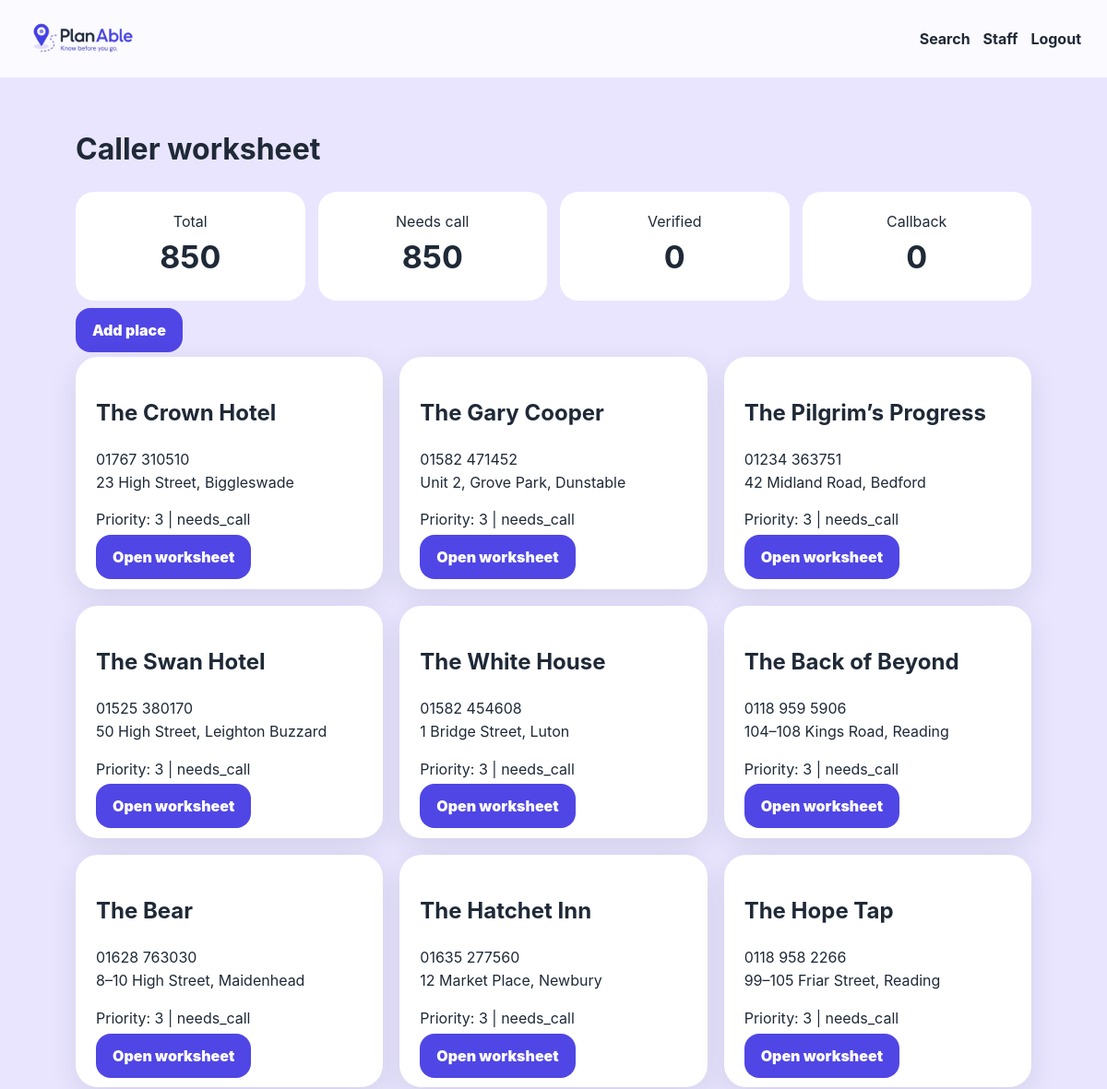
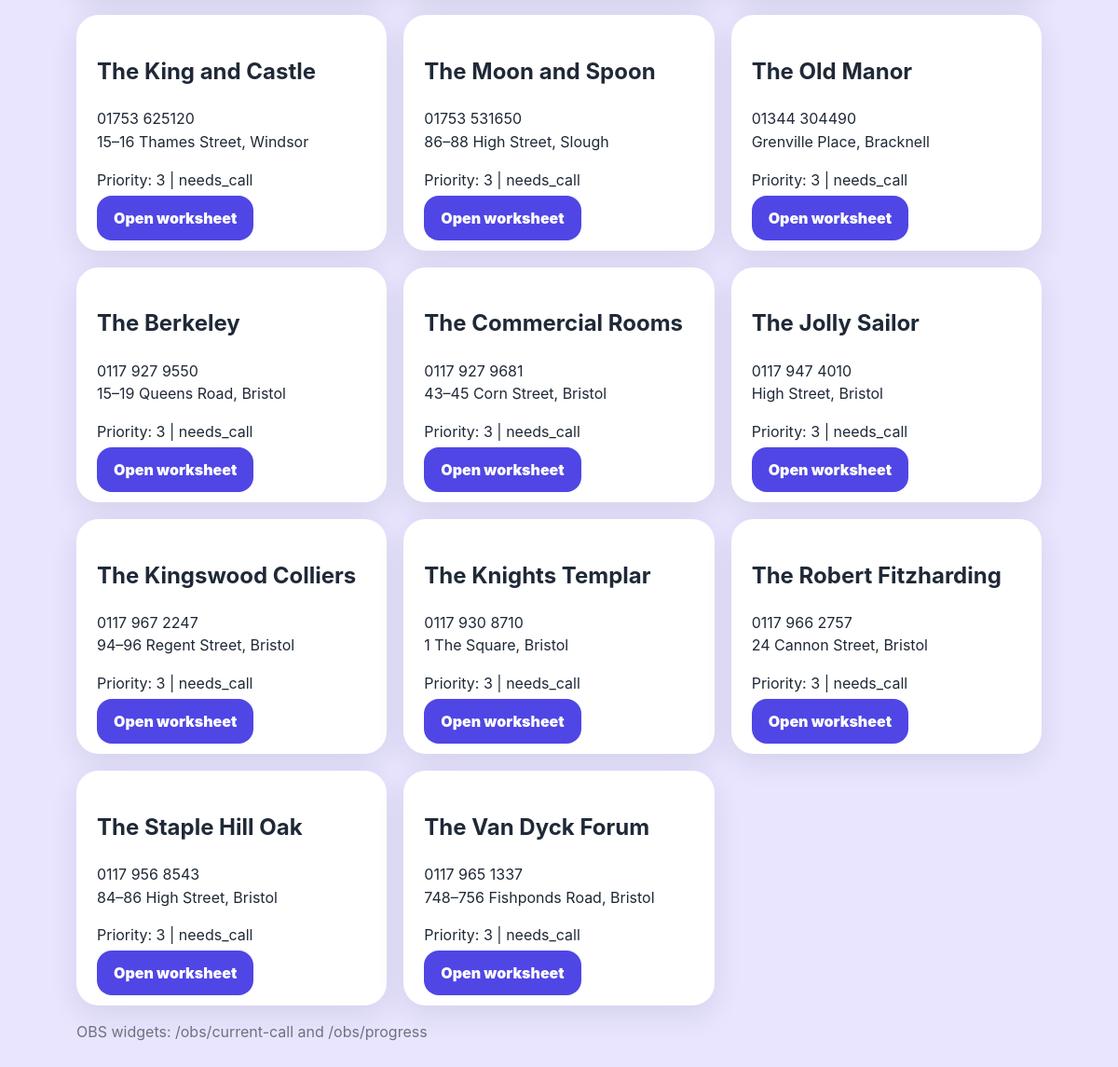
Page /dashboard (signed in) on the committed database (2 pictures, top to bottom).
### app.py (models this page shows)
class Place(db.Model):
    id = db.Column(db.Integer, primary_key=True)
    name = db.Column(db.String(255), nullable=False, index=True)
    slug = db.Column(db.String(300), unique=True, index=True)
    venue_type = db.Column(db.String(80), default="pub")
    phone = db.Column(db.String(80))
    website = db.Column(db.String(255))
    address1 = db.Column(db.String(255))
    town = db.Column(db.String(120), index=True)
    county = db.Column(db.String(120), index=True)
    postcode = db.Column(db.String(30), index=True)
    priority = db.Column(db.Integer, default=3)
    status = db.Column(db.String(60), default="needs_call", index=True)
    created_at = db.Column(db.DateTime, default=lambda: datetime.now(timezone.utc))
    updated_at = db.Column(db.DateTime, default=lambda: datetime.now(timezone.utc), onupdate=lambda: datetime.now(timezone.utc))

### app.py (the view)
@app.route("/dashboard")
@login_required
@admin_required
def dashboard():
    stats = {
        "total": Place.query.count(),
        "needs_call": Place.query.filter_by(status="needs_call").count(),
        "verified": Place.query.filter_by(status="verified").count(),
        "callback": Place.query.filter_by(status="callback").count(),
    }
    next_places = Place.query.filter(Place.status.in_(["needs_call", "callback"])).order_by(Place.priority.desc(), Place.updated_at.asc()).limit(20).all()
    return render_template("dashboard.html", stats=stats, next_places=next_places)

### app.py (called while the page is built)
def current_user():
    email = session.get("user", {}).get("email")
    return User.query.filter_by(email=email).first() if email else None

@app.context_processor
def inject_user():
    return {"current_user": current_user(), "is_admin": is_admin_email(session.get("user", {}).get("email"))}

def is_admin_email(email):
    return bool(email and email.lower() in ADMIN_EMAILS)

def login_required(fn):
    @wraps(fn)
    def wrapper(*args, **kwargs):
        if not session.get("user"):
            flash("Please log in with Google to view results.", "info")
            return redirect(url_for("login", next=request.path))
        return fn(*args, **kwargs)
    return wrapper

def admin_required(fn):
    @wraps(fn)
    def wrapper(*args, **kwargs):
        if not is_admin_email(session.get("user", {}).get("email")):
            flash("Admin access required.", "error")
            return redirect(url_for("index"))
        return fn(*args, **kwargs)
    return wrapper

### templates/dashboard.html
{% extends 'base.html' %}{% block content %}<h1>Caller worksheet</h1><div class="stats"><div>Total<br><b>{{stats.total}}</b></div><div>Needs call<br><b>{{stats.needs_call}}</b></div><div>Verified<br><b>{{stats.verified}}</b></div><div>Callback<br><b>{{stats.callback}}</b></div></div><p><a class="btn" href="{{ url_for('new_place') }}">Add place</a></p><div class="grid">{% for p in next_places %}<div class="card"><h2>{{p.name}}</h2><p>{{p.phone}}<br>{{p.address1}}, {{p.town}}</p><p>Priority: {{p.priority}} | {{p.status}}</p><a class="btn" href="{{ url_for('call_place', place_id=p.id) }}">Open worksheet</a></div>{% endfor %}</div><p class="muted">OBS widgets: /obs/current-call and /obs/progress</p>{% endblock %}

### templates/base.html (shortened to what this page needs)
<!doctype html>
<html lang="en">
  <head>
    <link rel="stylesheet" href="{{ url_for('static', filename='style.css') }}">
  </head>
  <body>
    <nav class="nav"><a class="brand" href="/"> <img src="{{ url_for('static', filename='logo.png') }}" alt="PlanAble logo" class="logo"></span></a>
      <div>{% if current_user %}<a href="{{ url_for('search') }}">Search</a>{% if is_admin %}<a href="{{ url_for('dashboard') }}">Staff</a>{% endif %}<a href="{{ url_for('logout') }}">Logout</a>{% else %}<a class="btn" href="{{ url_for('login') }}">Google login</a>{% endif %}</div>
    </nav>
    <main class="wrap">{% for cat,msg in get_flashed_messages(with_categories=true) %}<div class="flash {{cat}}">{{msg}}</div>{% endfor %}{% block content %}{% endblock %}</main>
  </body>
</html>

### static/style.css (style rules this page uses)
:root { --primary:#4F46E5; --bg:#E9E5FF; --text:#1F2937; --card:#fff; --ok:#34D399; --warn:#FBBF24; --bad:#F87171; }
* { box-sizing:border-box; }
body { margin:0; background:var(--bg); color:var(--text); font-family:Inter,system-ui,Arial,sans-serif; font-size:16px; line-height:1.55; }
.nav { display:flex; justify-content:space-between; align-items:center; gap:20px; padding:14px 28px; background:#ffffffcc; backdrop-filter:blur(10px); position:sticky; top:0; z-index:100; }
.brand { display:flex; align-items:center; gap:10px; text-decoration:none; color:var(--text); margin-left:0; }
.logo { height:56px; width:auto; display:block; }
.nav div { display:flex; align-items:center; gap:14px; }
.nav a { color:var(--text); text-decoration:none; font-weight:700; }
.wrap { max-width:1100px; margin:0 auto; padding:32px; }
.btn, button { background:var(--primary); color:white!important; border:0; border-radius:16px; padding:14px 18px; font-weight:900; text-decoration:none; cursor:pointer; }
.grid { display:grid; grid-template-columns:repeat(auto-fit,minmax(260px,1fr)); gap:18px; }
.card { display:block; background:var(--card); border-radius:24px; padding:22px; box-shadow:0 10px 30px #1f29371a; text-decoration:none; color:var(--text); }
.stats { display:grid; grid-template-columns:repeat(4,1fr); gap:14px; margin:20px 0; }
.stats div { background:white; border-radius:20px; padding:20px; text-align:center; }
.stats b { font-size:34px; }
.muted { color:#6b7280; }

### rows in the picture
Place: name "The Crown Hotel", phone "01767 310510", address1 "23 High Street", town "Biggleswade", priority "3", status "needs_call"
Place: name "The Gary Cooper", phone "01582 471452", address1 "Unit 2, Grove Park", town "Dunstable", priority "3", status "needs_call"
Place: name "The Pilgrim’s Progress", phone "01234 363751", address1 "42 Midland Road", town "Bedford", priority "3", status "needs_call"
Place: name "The Swan Hotel", phone "01525 380170", address1 "50 High Street", town "Leighton Buzzard", priority "3", status "needs_call"
Place: name "The White House", phone "01582 454608", address1 "1 Bridge Street", town "Luton", priority "3", status "needs_call"
Place: name "The Back of Beyond", phone "0118 959 5906", address1 "104–108 Kings Road", town "Reading", priority "3", status "needs_call"
Place: name "The Bear", phone "01628 763030", address1 "8–10 High Street", town "Maidenhead", priority "3", status "needs_call"
Place: name "The Hatchet Inn", phone "01635 277560", address1 "12 Market Place", town "Newbury", priority "3", status "needs_call"
Place: name "The Hope Tap", phone "0118 958 2266", address1 "99–105 Friar Street", town "Reading", priority "3", status "needs_call"
Place: name "The King and Castle", phone "01753 625120", address1 "15–16 Thames Street", town "Windsor", priority "3", status "needs_call"
Place: name "The Moon and Spoon", phone "01753 531650", address1 "86–88 High Street", town "Slough", priority "3", status "needs_call"
Place: name "The Old Manor", phone "01344 304490", address1 "Grenville Place", town "Bracknell", priority "3", status "needs_call"
Place: name "The Berkeley", phone "0117 927 9550", address1 "15–19 Queens Road", town "Bristol", priority "3", status "needs_call"
Place: name "The Commercial Rooms", phone "0117 927 9681", address1 "43–45 Corn Street", town "Bristol", priority "3", status "needs_call"
Place: name "The Jolly Sailor", phone "0117 947 4010", address1 "High Street", town "Bristol", priority "3", status "needs_call"
Place: name "The Kingswood Colliers", phone "0117 967 2247", address1 "94–96 Regent Street", town "Bristol", priority "3", status "needs_call"
Place: name "The Knights Templar", phone "0117 930 8710", address1 "1 The Square", town "Bristol", priority "3", status "needs_call"
Place: name "The Robert Fitzharding", phone "0117 966 2757", address1 "24 Cannon Street", town "Bristol", priority "3", status "needs_call"
Place: name "The Staple Hill Oak", phone "0117 956 8543", address1 "84–86 High Street", town "Bristol", priority "3", status "needs_call"
Place: name "The Van Dyck Forum", phone "0117 965 1337", address1 "748–756 Fishponds Road", town "Bristol", priority "3", status "needs_call"

### other values in the picture
{{ stats.total }} "850"
{{ stats.needs_call }} "850"
{{ stats.verified }} "0"
{{ stats.callback }} "0"
